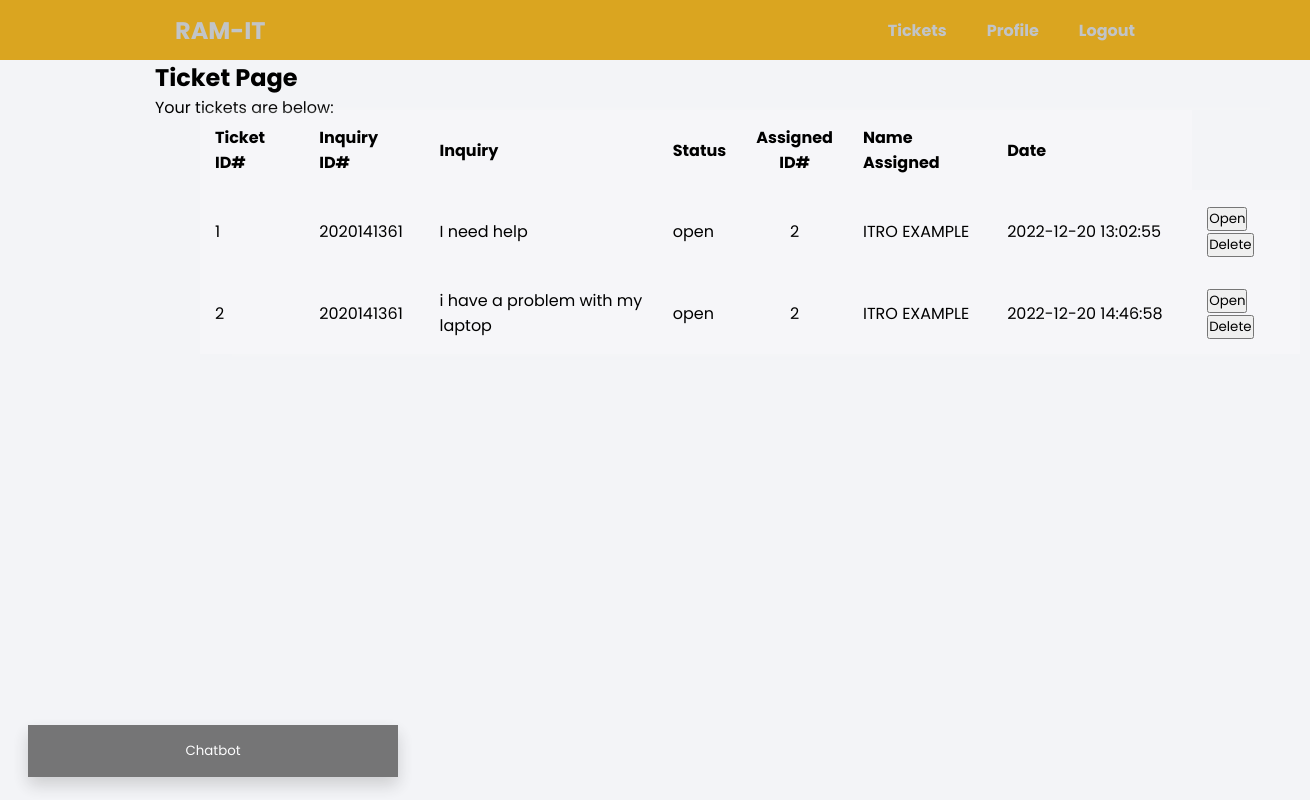
The app's page /ticket.php (signed in) with its own data.
### tables this page shows
CREATE TABLE `ticket` (
  `tid` int(11) NOT NULL,
  `iid` int(11) NOT NULL,
  `inquiry` text NOT NULL,
  `stat` varchar(11) NOT NULL,
  `assignid` int(11) NOT NULL,
  `afname` varchar(50) NOT NULL,
  `alname` varchar(50) NOT NULL,
  `dt` datetime NOT NULL
);

### code/components/tsup.php (the view, shortened to what this page needs)
<!DOCTYPE html>
<html>
<head>
</head>
<link href="../css/home.css" rel="stylesheet" type="text/css">
<link href="../css/table.css" rel="stylesheet" type="text/css">
<body>
	<div class="container">
					<table>
					<th>Ticket ID#</th>
					<th>Inquiry ID#</th>
					<th>Inquiry</th>
					<th>Status</th>
					<th class = "assignid">Assigned ID#</th>
					<th>Name Assigned</th>
					<th class = "dt" >Date</th>
					<?php
					require 'connect.php';
					$query=mysqli_query($con,"SELECT iid,tid, inquiry, stat, assignid, afname, alname, assignid, dt FROM ticket");
					while($row=mysqli_fetch_array($query)){
						?>
						<tbody>
						<tr>
							<td><?php echo $row['tid']; ?></td>
							<td><?php echo $row['iid']; ?></td>
							<td><?php echo $row['inquiry']; ?></td>
							<td><?php echo $row['stat']; ?></td>
							<td class = "assignid"><?php echo $row['assignid']; ?></td>
							<td><?php echo $row['afname']. " ". $row['alname']; ?></td>
							<td class = "dt"> <?php echo $row['dt'] ?></td>
							<td>
								<a href="tdetails.php? id=<?php echo $row['tid']; ?>"><button>Open</button></a>
								<a href="code/components/delete.php? id=<?php echo $row['tid']; ?>"><button>Delete</button></a>
							</td>
						</tr>
						</tbody>
						<?php
					}
				?>
						</table>
	</div>
</body>
</html>

### ticket.php (shortened to what this page needs)
<!DOCTYPE html>
<html>
<head>
<link href="code/css/cbcollapse.css" rel="stylesheet">
<link href="code/css/home.css" rel="stylesheet" type="text/css">
<link href="code/css/table.css" rel="stylesheet" type="text/css">
</head>
<body class="loggedin">
    <nav class="navtop">
        <div>
            <h1><a href="home.php">RAM-IT</a></h1>
            <a href="ticket.php">Tickets</a>
            <a href="profile.php">Profile</a>
            <a href="code/components/logout.php">Logout</a>
        </div>
    </nav>
    <div class="content">
        <h2>Ticket Page</h2>
        <div>
            <p>Your tickets are below:</p>
            <?php
            if ($_SESSION['pstion'] == "supervisor"){
                include "code/components/tsup.php";
            }
            elseif ($_SESSION['pstion'] == "it"){
                include "code/components/tit.php";
            }
            elseif ($_SESSION['pstion'] == "student"){
                include "code/components/tstu.php";
            } else{
                echo "ERROR no Position";
            }
            ?>
        </div>
    </div>
<button class="open-button" onclick="openForm()">Chatbot</button>
			<?php include "cb.php"?>
	</body>
</html>

### cb.php
<?php
echo'
<link rel="stylesheet" href="code/css/cb.css">
    <div class="wrapper">
        <div class="title">Chatbot</div>
        <div class="form">
            <div class="bot-inbox inbox">
                <div class="icon">
                    <i class="fas fa-user"></i>
                </div>
                <div class="msg-header">
                    <p>Hello there, how can I help you? Input the numbers below if your problem is fit within this catergory: 1. hardware, 2. account, 3. others </p>
                </div>
            </div>
        </div>
        <div class="typing-field">
            <div class="input-data">
                <input id="data" type="text" placeholder="Type something here.." required>
                <button id="send-btn">Send</button>
            </div>
        </div>
    </div>
    <script src="https://code.jquery.com/jquery-3.5.1.min.js"></script>'
    ?>

### code/css/cbcollapse.css (style rules this page uses)
body { font-family: Arial, Helvetica, sans-serif; }
* { box-sizing: border-box; }
.open-button { background-color: #555; color: white; padding: 16px 20px; border: none; cursor: pointer; opacity: 0.8; position: fixed; bottom: 23px; left: 28px; width: 370px; box-shadow: 0 8px 16px 0 rgba(0, 0, 0, 0.2); }

### code/css/home.css (style rules this page uses)
html { scroll-behavior: smooth; font-family: Helvetica, sans-serif, Arial; }
body { margin: 0 auto; background-color: #222; overflow:auto; }
.navtop { background-color: goldenrod; height: 60px; width: 100%; border: 0; }
.navtop div { display: flex; margin: 0 auto; width: 1000px; height: 100%; }
.navtop div h1, .navtop div a { display: inline-flex; align-items: center; }
.navtop div h1 { flex: 1; font-size: 24px; padding: 0; margin: 0; color: #eaebed; font-weight: normal; }
.navtop div a { padding: 0 20px; text-decoration: none; color: #c1c4c8; font-weight: bold; }
body.loggedin { background-color: #f3f4f7; }
.content { width: 1000px; margin: 0 auto; }
a { color:#0067ab; text-decoration:none; }

### code/css/table.css (style rules this page uses)
.container { position: absolute; top: 110px; left: 200px; }
table { width: 1100px; border-collapse: collapse; overflow: hidden; box-shadow: 0 0 20px rgba(255, 255, 255, 0.1); }
th, td { padding: 15px; background-color: rgba(255, 255, 255, 0.2); color: rgb(0, 0, 0); }
th { text-align: left; }
tbody td { position: relative; }
th.assignid { width: 100px; text-align: center; }
td.assignid { width: 100px; text-align: center; }
th.dt { width: 200px; }
td.dt { width: 200px; }

### code/css/cb.css (style rules this page uses)
* { margin: 0; padding: 0; box-sizing: border-box; font-family: 'Poppins', sans-serif; }

### records on screen
ticket: tid "1", iid "2020141361", inquiry "I need help", stat "open", assignid "2", afname "ITRO", alname "EXAMPLE", dt "2022-12-20 13:02:55"
ticket: tid "2", iid "2020141361", inquiry "i have a problem with my laptop", stat "open", assignid "2", afname "ITRO", alname "EXAMPLE", dt "2022-12-20 14:46:58"
